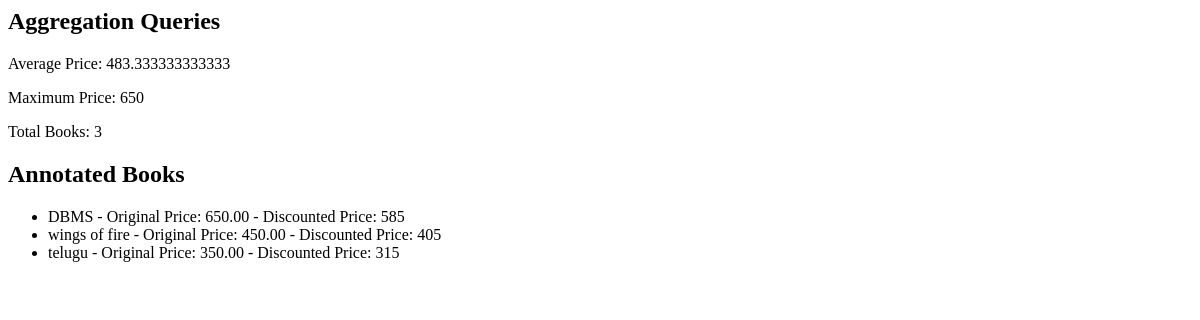
The app's page /aggregations/, older data.
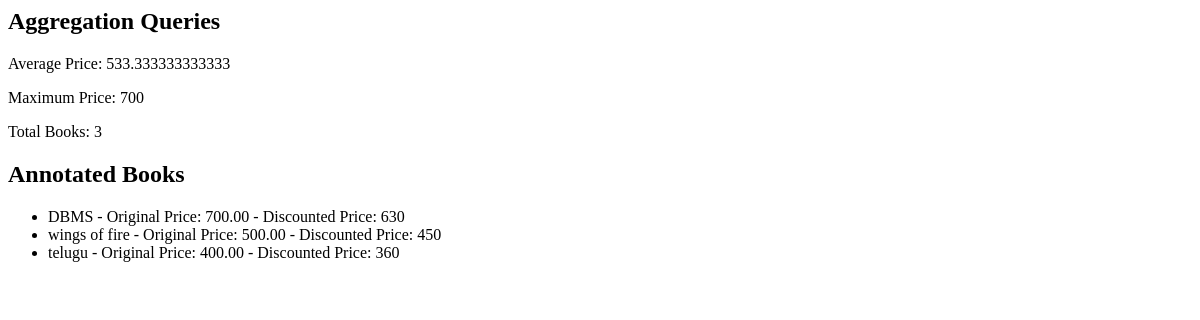
The same page, newer data.
### myapp/models.py (models this page shows, shortened)
class Book(models.Model):
    title=models.CharField(max_length=200)
    author=models.ForeignKey(Author, on_delete=models.CASCADE)
    price=models.DecimalField(max_digits=6, decimal_places=2)
    published_date=models.DateField()

### myapp/views.py (the view)
# urls.py: path('aggregations/', views.aggregation_queries, name='aggregation_queries'),
def aggregation_queries(request):
    avg_price=Book.objects.aggregate(Avg('price'))#SELECT AVG(price) FROM Book;
    max_price=Book.objects.aggregate(Max('price'))#SELECT MAX(price) FROM Book;
    total_books=Book.objects.aggregate(Count('id'))#SELECT COUNT(id) FROM Book;
    annotated_books=Book.objects.annotate(
        discounted_price=ExpressionWrapper(
            F('price')*0.9,
            output_field=DecimalField(max_digits=6, decimal_places=2)
        )
    )
    context={
        'avg_price': avg_price,
        'max_price': max_price,
        'total_books': total_books,
        'annotated_books': annotated_books,
    }
    return render(request, 'aggregation_queries.html', context)

### myapp/templates/aggregation_queries.html
<h2>Aggregation Queries</h2>
<p>Average Price: {{ avg_price.price__avg }}</p>
<p>Maximum Price: {{ max_price.price__max }}</p>
<p>Total Books: {{ total_books.id__count }}</p>
<h2>Annotated Books</h2>
<ul>
    {% for book in annotated_books %}
        <li>{{ book.title }} - Original Price: {{ book.price }} - Discounted Price: {{ book.discounted_price }}</li>
    {% endfor %}
</ul>

Row changes from the older to the newer data that the page shows:
changed Book "DBMS": price "650.00" → "700.00"; discounted_price "585" → "630"
changed Book "wings of fire": price "450.00" → "500.00"; discounted_price "405" → "450"
changed Book "telugu": price "350.00" → "400.00"; discounted_price "315" → "360"
Text that changed along with them:
{{ avg_price.price__avg }}: "483.333333333333" → "533.333333333333"
{{ max_price.price__max }}: "650" → "700"
